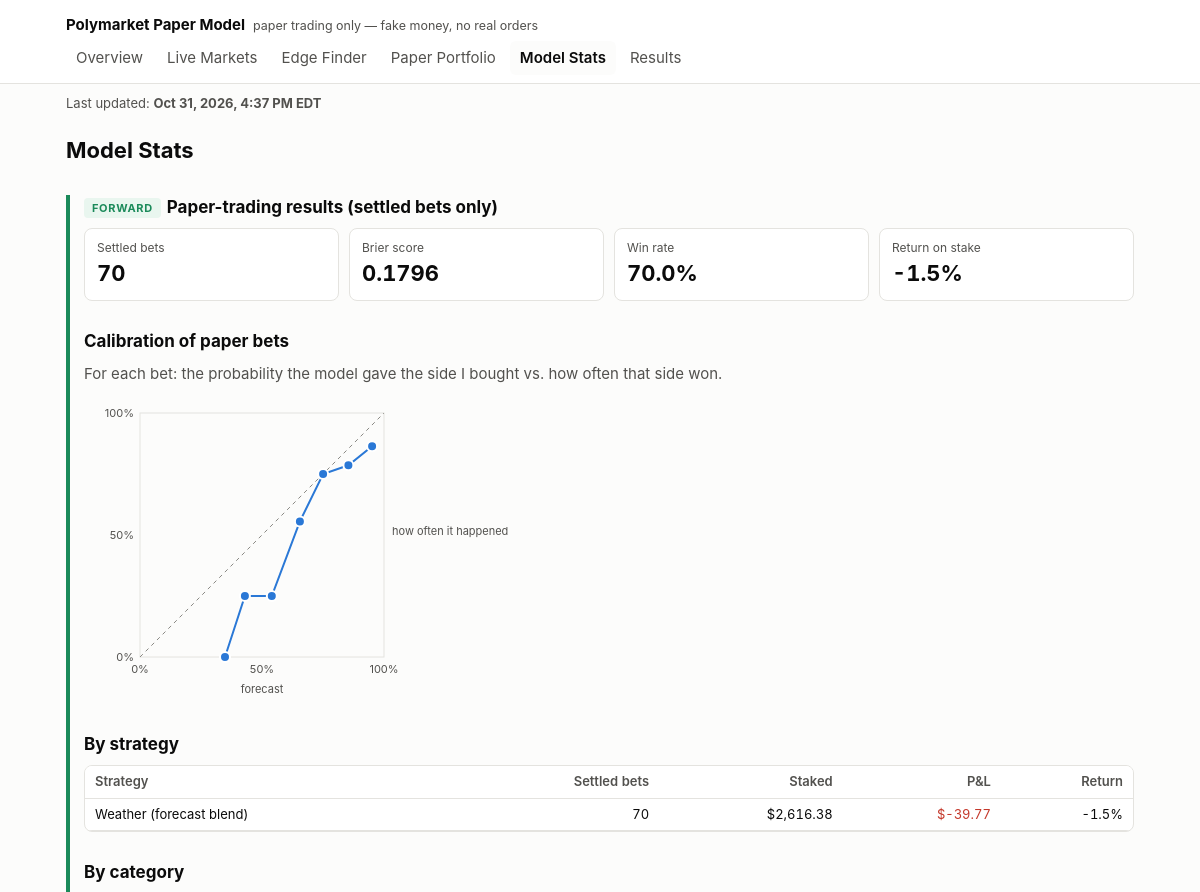
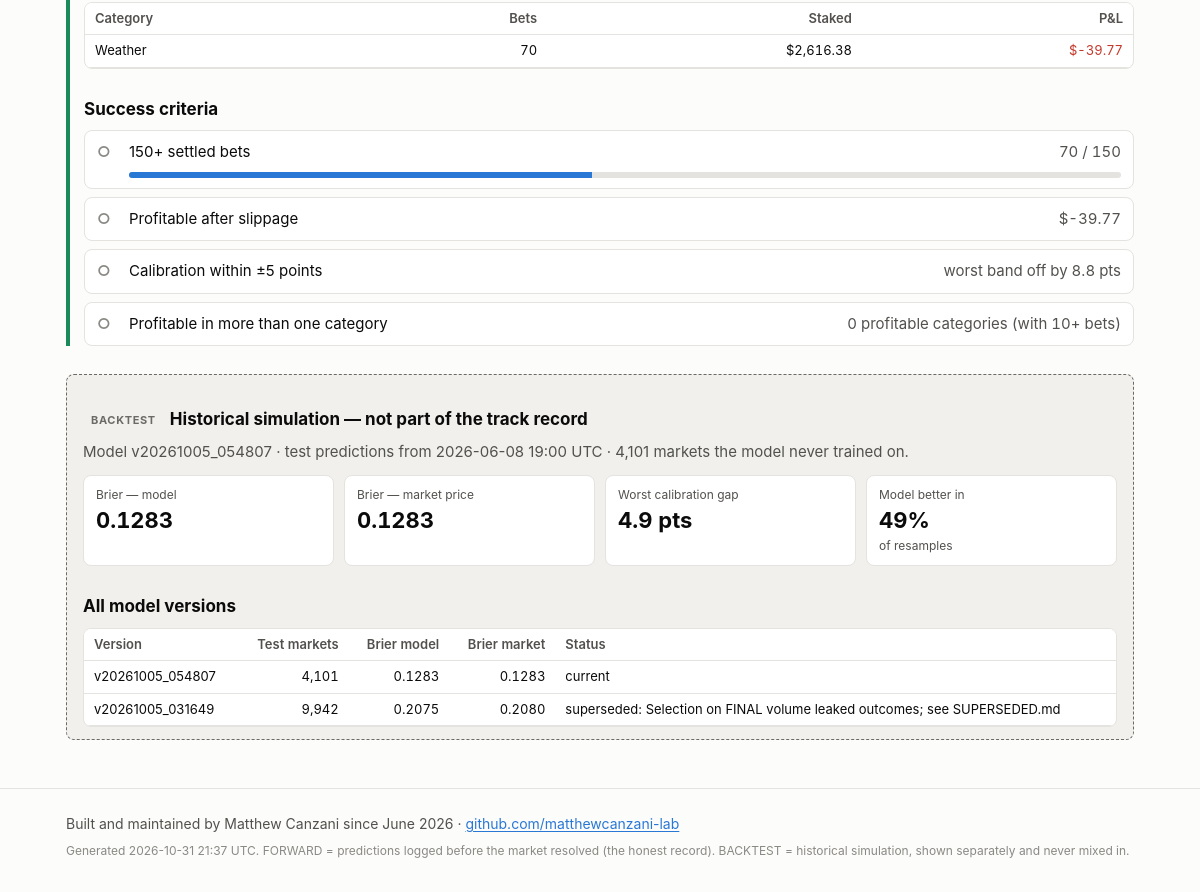
/stats.html, run on the app's committed database (2 pictures, top to bottom).
### tables this page shows
CREATE TABLE settlements (
    seq INTEGER PRIMARY KEY,
    bet_id TEXT UNIQUE NOT NULL REFERENCES bets(bet_id),
    settled_at TEXT NOT NULL,
    yes_payout REAL NOT NULL,      -- what one YES share paid: 1, 0, or 0.5 for a split
    payout REAL NOT NULL,
    pnl REAL NOT NULL,
    prev_hash TEXT NOT NULL,
    row_hash TEXT NOT NULL
);

CREATE TABLE bets (
    seq INTEGER PRIMARY KEY,
    bet_id TEXT UNIQUE NOT NULL,
    run_id TEXT NOT NULL,
    placed_at TEXT NOT NULL,
    platform TEXT NOT NULL,
    market_id TEXT NOT NULL,
    question TEXT NOT NULL,
    category TEXT,
    end_date TEXT,
    side TEXT NOT NULL CHECK (side IN ('YES', 'NO')),
    model_prob_yes REAL NOT NULL,
    market_mid REAL NOT NULL,
    best_bid REAL,
    best_ask REAL,
    fill_price REAL NOT NULL,      -- average price paid per share, incl. slippage
    slippage_per_share REAL NOT NULL,
    shares REAL NOT NULL,
    stake REAL NOT NULL,
    kelly_full REAL NOT NULL,
    bankroll_at_bet REAL NOT NULL,
    model_version TEXT NOT NULL,
    prev_hash TEXT NOT NULL,
    row_hash TEXT NOT NULL
);

### pmodel/dashboard/app.py (the view)
    @app.route("/stats.html")
    def stats():
        c = conn()
        fs = data.forward_stats(c)
        versions = data.backtests(models_dir)
        current = next((v for v in versions if not v["superseded"]), None)
        bt_img = None
        if current and (current["path"] / "calibration.png").exists():
            bt_img = base64.b64encode((current["path"] / "calibration.png").read_bytes()).decode()
        return render_template("stats.html", **ctx("stats.html"), fs=fs,
                               fwd_cal_svg=charts.calibration_chart(fs["calibration"]),
                               criteria=data.success_criteria(fs), current=current,
                               versions=versions, bt_img=bt_img)

### pmodel/dashboard/charts.py (called while the page is built)
def _svg(body, label):
    return (f'<svg viewBox="0 0 {W} {H}" role="img" aria-label="{escape(label)}" '
            f'class="chart">{body}</svg>')

### pmodel/dashboard/data.py (called while the page is built)
def age_hours(iso, now=None):
    if not iso:
        return None
    from datetime import datetime, timezone
    t = datetime.strptime(iso, "%Y-%m-%dT%H:%M:%SZ").replace(tzinfo=timezone.utc)
    return ((now or datetime.now(timezone.utc)) - t).total_seconds() / 3600

def eastern(iso):
    if not iso:
        return None
    from datetime import datetime, timezone
    from zoneinfo import ZoneInfo
    t = datetime.strptime(iso, "%Y-%m-%dT%H:%M:%SZ").replace(tzinfo=timezone.utc)
    et = t.astimezone(ZoneInfo("America/New_York"))
    hour = et.strftime("%I").lstrip("0")
    return f"{et:%b} {et.day}, {et.year}, {hour}:{et:%M %p} {et.tzname()}"

def strategy_of(model_version: str) -> str:
    return "Weather (forecast blend)" if (model_version or "").startswith("weather") else \
        "General (price/volume model)"

def bets(conn):
    return [dict(r) for r in conn.execute(
        """SELECT b.*, s.settled_at, s.yes_payout, s.payout, s.pnl
           FROM bets b LEFT JOIN settlements s USING (bet_id) ORDER BY b.seq DESC""")]

def backtests(models_dir):
    out = []
    if not models_dir.exists():
        return out
    from pmodel.model.registry import versions
    for path in reversed(versions(models_dir)):
        try:
            meta = json.loads((path / "meta.json").read_text())
        except (FileNotFoundError, ValueError):
            continue
        out.append({"version": meta["version"], "path": path, "meta": meta,
                    "superseded": meta.get("superseded")})
    return out

### pmodel/model/registry.py (called while the page is built)
def versions(models_dir=MODELS_DIR):
    return sorted(p for p in models_dir.iterdir()
                  if p.is_dir() and p.name.startswith("v") and (p / "meta.json").exists())

### pmodel/trading/ledger.py (called while the page is built)
def _guard_triggers():
    sql = []
    for t in LEDGER_TABLES:
        for op in ("UPDATE", "DELETE"):
            sql.append(f"""CREATE TRIGGER IF NOT EXISTS {t}_no_{op.lower()}
                BEFORE {op} ON {t}
                BEGIN SELECT RAISE(ABORT, '{t} is append-only: {op} is not allowed'); END;""")
    return "\n".join(sql)

def connect(path: Path = None) -> sqlite3.Connection:
    path = Path(path or config.PREDICTIONS_DB_PATH)
    path.parent.mkdir(parents=True, exist_ok=True)
    conn = sqlite3.connect(path)
    conn.row_factory = sqlite3.Row
    conn.executescript(SCHEMA)
    conn.executescript(_guard_triggers())
    return conn

### pmodel/dashboard/templates/stats.html (shortened to what this page needs)
{% extends "base.html" %}
{% block body %}
<h1>Model Stats</h1>
<section class="fwd">
<h2><span class="badge fwd">FORWARD</span>Paper-trading results (settled bets only)</h2>
<div class="tiles">
  <div class="tile"><div class="k">Settled bets</div><div class="v">{{ fs.settled }}</div></div>
  <div class="tile"><div class="k">Brier score</div><div class="v">{{ '{:.4f}'.format(fs.brier) if fs.brier is not none else '—' }}</div></div>
  <div class="tile"><div class="k">Win rate</div><div class="v">{{ '{:.1%}'.format(fs.win_rate) if fs.win_rate is not none else '—' }}</div></div>
  <div class="tile"><div class="k">Return on stake</div><div class="v">{{ '{:+.1%}'.format(fs.return_on_stake) if fs.return_on_stake is not none else '—' }}</div></div>
</div>
<h2>Calibration of paper bets</h2>
<p class="note">For each bet: the probability the model gave the side I bought vs. how often that side won.</p>
{{ fwd_cal_svg|safe }}
{% if fs.by_strategy %}<h2>By strategy</h2><div class="tablewrap"><table>
<tr><th>Strategy</th><th class="n">Settled bets</th><th class="n">Staked</th><th class="n">P&amp;L</th><th class="n">Return</th></tr>
{% for c in fs.by_strategy %}<tr><td>{{ c.strategy }}</td><td class="n">{{ c.bets }}</td><td class="n">${{ '{:,.2f}'.format(c.stake) }}</td>
<td class="n {{ 'pos' if c.pnl > 0 else 'neg' }}">${{ '{:+,.2f}'.format(c.pnl) }}</td>
<td class="n">{{ '{:+.1%}'.format(c.pnl / c.stake) if c.stake else '—' }}</td></tr>{% endfor %}
</table></div>{% endif %}
{% if fs.by_category %}<h2>By category</h2><div class="tablewrap"><table>
<tr><th>Category</th><th class="n">Bets</th><th class="n">Staked</th><th class="n">P&amp;L</th></tr>
{% for c in fs.by_category %}<tr><td>{{ c.category }}</td><td class="n">{{ c.bets }}</td><td class="n">${{ '{:,.2f}'.format(c.stake) }}</td>
<td class="n {{ 'pos' if c.pnl > 0 else 'neg' }}">${{ '{:+,.2f}'.format(c.pnl) }}</td></tr>{% endfor %}
</table></div>{% endif %}
<h2>Success criteria</h2>
{% include "_criteria.html" %}
</section>
<section class="bt">
<h2><span class="badge bt">BACKTEST</span>Historical simulation — not part of the track record</h2>
{% if current %}{% set m = current.meta.test_metrics %}
<p class="note">Model {{ current.version }} · test predictions from {{ current.meta.split.test_start }} · {{ '{:,}'.format(m.markets) }} markets the model never trained on.</p>
<div class="tiles">
  <div class="tile"><div class="k">Brier — model</div><div class="v">{{ '{:.4f}'.format(m.brier_model) }}</div></div>
  <div class="tile"><div class="k">Brier — market price</div><div class="v">{{ '{:.4f}'.format(m.brier_market) }}</div></div>
  <div class="tile"><div class="k">Worst calibration gap</div><div class="v">{{ '{:.1f}'.format(m.max_cal_gap_model_pts) }} pts</div></div>
  <div class="tile"><div class="k">Model better in</div><div class="v">{{ '{:.0%}'.format(current.meta.test_bootstrap.share_of_draws_model_better) }}</div><div class="k">of resamples</div></div>
</div>
{% else %}<p class="empty">No trained model yet.</p>{% endif %}
<h2>All model versions</h2>
<div class="tablewrap"><table>
<tr><th>Version</th><th class="n">Test markets</th><th class="n">Brier model</th><th class="n">Brier market</th><th>Status</th></tr>
{% for v in versions %}{% set m = v.meta.test_metrics %}<tr><td>{{ v.version }}</td><td class="n">{{ '{:,}'.format(m.markets) }}</td>
<td class="n">{{ '{:.4f}'.format(m.brier_model) }}</td><td class="n">{{ '{:.4f}'.format(m.brier_market) }}</td>
<td>{{ ('superseded: ' ~ v.superseded) if v.superseded else 'current' }}</td></tr>{% endfor %}
</table></div>
</section>
{% endblock %}

### pmodel/dashboard/templates/base.html (style rules this page uses)
:root { --bg: #fcfcfb; --surface: #ffffff; --ink: #0b0b0b; --ink-2: #52514e; --muted: #8a8984; --line: #e4e3df; --accent: #2a78d6; --good: #1b8a5a; --bad: #c4382b; --warn: #b07400; --fwd: #1b8a5a; --fwd-bg: #e9f6ef; --bt: #6b6a66; --bt-bg: #f1f0ec; }
* { box-sizing: border-box; }
html { -webkit-text-size-adjust: 100%; text-size-adjust: 100%; }
body { margin: 0; background: var(--bg); color: var(--ink); font: 15px/1.5 -apple-system, BlinkMacSystemFont, "Segoe UI", Roboto, sans-serif; }
h1 { font-size: 22px; margin: 0 0 4px; }
h2 { font-size: 17px; margin: 28px 0 8px; }
p.lede, .note { color: var(--ink-2); margin: 0 0 12px; }
.badge { display: inline-block; font-size: 11px; font-weight: 700; letter-spacing: .06em; padding: 2px 8px; border-radius: 4px; vertical-align: middle; margin-right: 6px; }
.badge.fwd { color: var(--fwd); background: var(--fwd-bg); }
.badge.bt { color: var(--bt); background: var(--bt-bg); }
section.fwd { border-left: 4px solid var(--fwd); padding-left: 14px; }
section.bt { border: 1px dashed var(--bt); background: var(--bt-bg); border-radius: 8px; padding: 4px 16px 12px; margin-top: 28px; }
.tiles { display: grid; grid-template-columns: repeat(auto-fit, minmax(160px, 1fr)); gap: 10px; }
.tile { background: var(--surface); border: 1px solid var(--line); border-radius: 8px; padding: 10px 12px; }
.tile .k { color: var(--ink-2); font-size: 12px; }
.tile .v { font-size: 22px; font-weight: 650; font-variant-numeric: tabular-nums; }
.tablewrap { overflow-x: auto; border: 1px solid var(--line); border-radius: 8px; background: var(--surface); }
table { border-collapse: collapse; width: 100%; font-size: 13px; }
th, td { padding: 6px 10px; border-bottom: 1px solid var(--line); text-align: left; white-space: nowrap; }
th { color: var(--ink-2); font-weight: 600; background: var(--surface); position: sticky; top: 0; }
td.n, th.n { text-align: right; font-variant-numeric: tabular-nums; }
.neg { color: var(--bad); }
.chart { width: 100%; max-width: 640px; height: auto; }
.chart .tick { fill: var(--ink-2); font-size: 11px; }

### data on the page
settlements: category "Weather", bets "70", stake "2,616.38", pnl "-39.77"

### other printed values
{{ name }} "Overview" "Live Markets" "Edge Finder" "Paper Portfolio" "Model Stats" "Results"
{{ fs.settled }} "70"
{{ '{:.4f}'.format(fs.brier) if fs.brier is not none else '—' }} "0.1796"
{{ '{:.1%}'.format(fs.win_rate) if fs.win_rate is not none else '—' }} "70.0%"
{{ fwd_cal_svg|safe }} "0% 0% 50% 50% 100% 100% forecast how often it happened"
{{ c.strategy }} "Weather (forecast blend)"
{{ c.bets }} "70"
{{ '{:,.2f}'.format(c.stake) }} "2,616.38"
{{ '{:+,.2f}'.format(c.pnl) }} "-39.77"
{{ '{:+.1%}'.format(c.pnl / c.stake) if c.stake else '—' }} "-1.5%"
{{ '✓' if c.met else '○' }} "○" "○" "○" "○"
{{ c.name }} "150+ settled bets" "Profitable after slippage" "Calibration within ±5 points" "Profitable in more than one category"
{{ c.value }} "70 / 150" "$-39.77" "worst band off by 8.8 pts" "0 profitable categories (with 10+ bets)"
{{ current.version }} "v20261005_054807"
{{ current.meta.split.test_start }} "2026-06-08 19:00 UTC"
